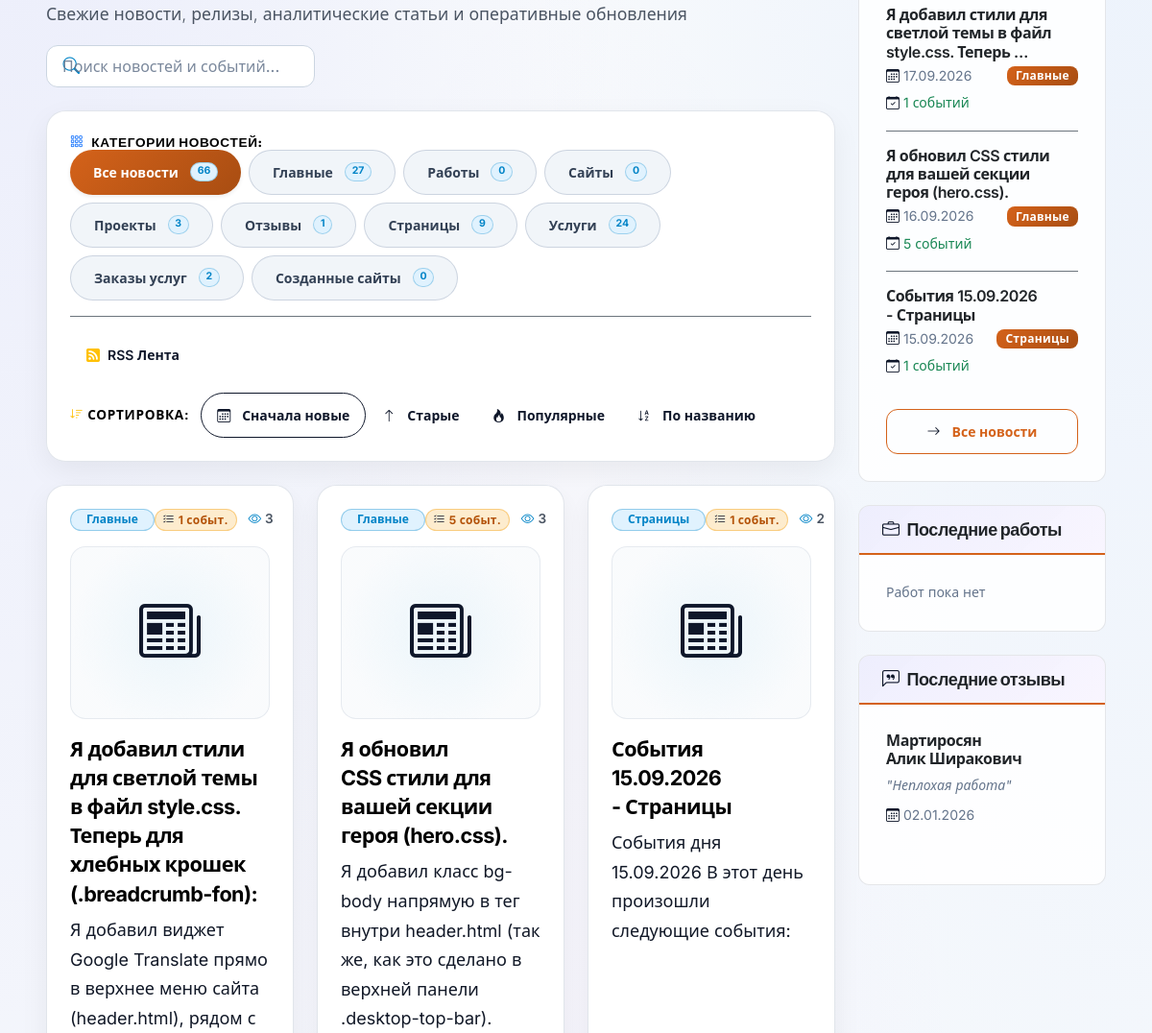
The page /news/ (middle part) on the database as committed earlier.
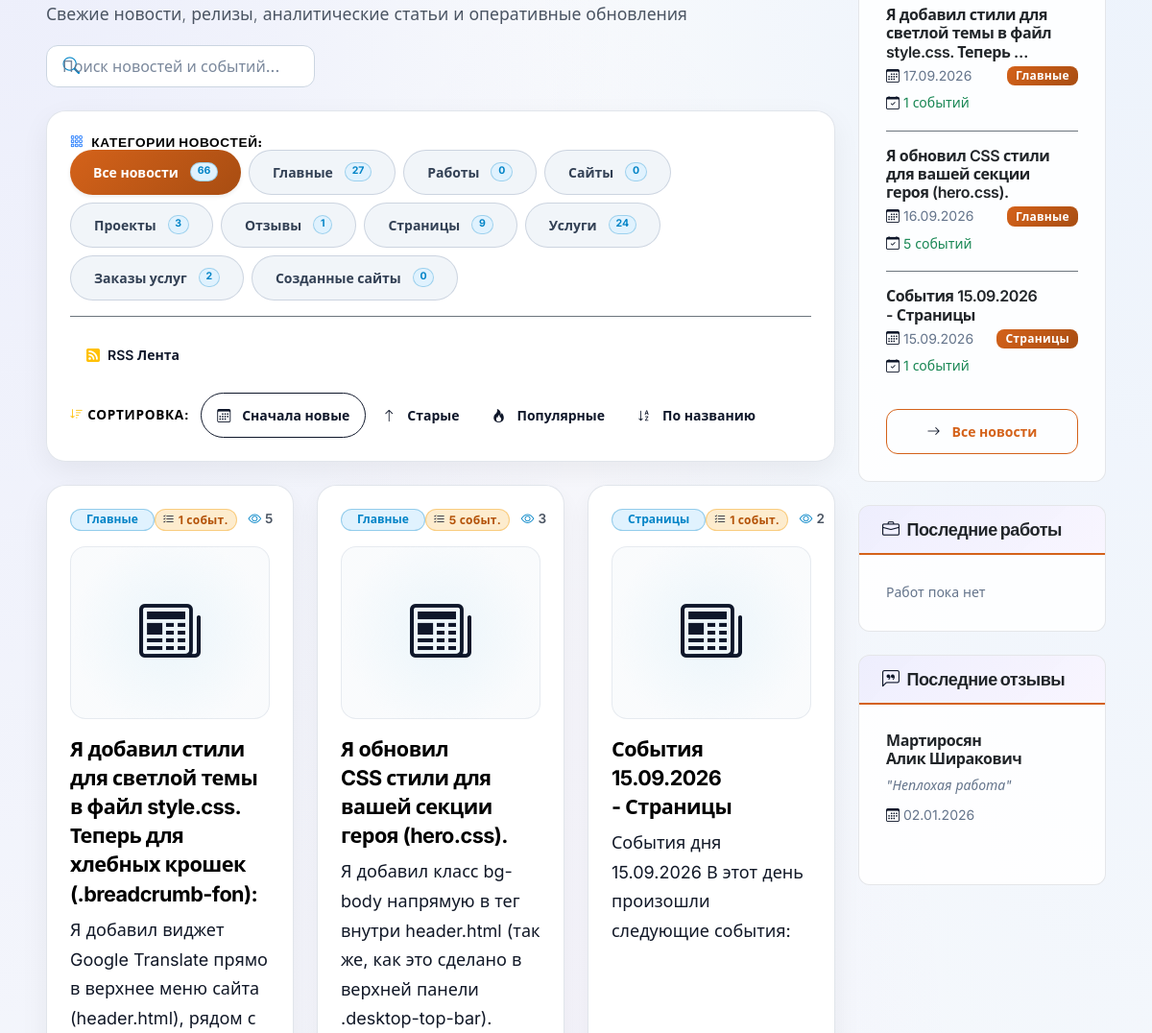
The same page on the database as committed later.
### news/models.py (models this page shows, shortened)
class NewsCategory(ActiveModel, SEOModel, HeaderModel):
    name = models.CharField(max_length=100, verbose_name="Название")
    slug = models.SlugField(unique=True, verbose_name="URL")
    logo = models.ImageField(upload_to=RenameUploadTo("news/categories/"), verbose_name="Логотип")
    description = models.TextField(verbose_name="Описание")
    content = HTMLField(verbose_name="Описание на странице", default="<p>Описание</p>")
    order = models.IntegerField(default=0, verbose_name="Порядок")
    class Meta:
        verbose_name = "Категория новостей"
        verbose_name_plural = "Категории новостей"
        ordering = ["order", "name"]

class News(ActiveModel, SEOModel, TimestampModel):
    title = models.CharField(max_length=200, verbose_name="Заголовок")
    slug = models.SlugField(unique=True, verbose_name="URL")
    category = models.ForeignKey(
        NewsCategory, on_delete=models.CASCADE, verbose_name="Категория"
    )
    news_date = models.DateField(
        default=timezone.now,
        verbose_name="Дата новости",
        help_text="Дата, к которой относятся события (год, месяц, день)"
    )
    image = models.ImageField(
        upload_to=RenameUploadTo("news/images/"),
        verbose_name="Изображение",
        blank=True,
        null=True
    )
    content = HTMLField(verbose_name="Контент", default="<p>Контент сайта</p>")
    views = models.IntegerField(default=0, verbose_name="Просмотры")
    class Meta:
        verbose_name = "Новость"
        verbose_name_plural = "Новости"
        ordering = ["-news_date", "-created_at"]
        unique_together = [['category', 'news_date']]

### reviews/models.py (models this page shows, shortened)
class Review(TimestampModel):
    STATUS_CHOICES = (
        ("pending", "На модерации"),
        ("approved", "Одобрено"),
        ("rejected", "Отклонено"),
    )
    full_name = models.CharField(max_length=200, verbose_name="ФИО")
    phone = models.CharField(max_length=20, verbose_name="Телефон")
    email = models.EmailField(verbose_name="Email")
    content = models.TextField(verbose_name="Текст отзыва")
    status = models.CharField(
        max_length=10, choices=STATUS_CHOICES, default="pending", verbose_name="Статус"
    )
    class Meta:
        verbose_name = "Отзыв"
        verbose_name_plural = "Отзывы"
        ordering = ["-created_at"]

### news/views.py (the view, shortened to what this page needs)
# urls.py: path("", views.news_list, name="list"),  # news:list
def news_list(request):
    order_field, current_sort = _get_sort_param(request)
    categories = NewsCategory.objects.filter(is_active=True).annotate(
        news_count=Count("news", filter=Q(news__is_active=True))
    )
    category_slug = request.GET.get("category")
    selected_category = None
    if category_slug:
        selected_category = categories.filter(slug=category_slug).first()
    news_queryset = (
        News.objects.filter(is_active=True)
        .select_related("category")
        .prefetch_related(
            Prefetch("events", queryset=DailyEvent.objects.order_by("order", "-created_at"))
        )
        .annotate(events_count=Count("events"))
    )
    if selected_category:
        news_queryset = news_queryset.filter(category=selected_category)
    news_queryset = news_queryset.order_by(order_field, "-created_at")
    search_query = request.GET.get("q", "").strip()
    total_news_count = News.objects.filter(is_active=True).count()
    has_active_filters = bool(selected_category or search_query or (current_sort and current_sort != "date_desc"))
    selected_sort_label = SORT_LABELS.get(current_sort, "") if current_sort and current_sort != "date_desc" else ""
    paginator = Paginator(news_queryset, 12)
    page = request.GET.get("page")
    try:
        news_list = paginator.page(page)
    except PageNotAnInteger:
        news_list = paginator.page(1)
    except EmptyPage:
        news_list = paginator.page(paginator.num_pages)
    grouped_news = _group_news_by_date(news_list)
    return render(
        request,
        "news/list.html",
        {
            "news_list": news_list,
            "grouped_news": grouped_news,
            "categories": categories,
            "selected_category": selected_category,
            "current_category": selected_category,
            "latest_news": get_latest_news(),
            "current_sort": current_sort,
            "selected_sort_label": selected_sort_label,
            "search_query": search_query,
            "has_active_filters": has_active_filters,
            "total_news_count": total_news_count,
        },
    )

### news/templates/news/list.html (shortened to what this page needs)
{% extends 'base.html' %}
{% load static news_extras %}
{% block extra_css %}
<link href="{% static 'news/css/news.css' %}" rel="stylesheet">
{% endblock %}
{% block content %}
<div class="news-page-container row">
    <div class="col-12 text-left mb-4 animate-left">
        <div class="d-flex justify-content-between align-items-end flex-wrap gap-3">
            <div>
                <p class="lead text-subtle mb-0">
                    {% if selected_category and selected_category.description %}
                        {{ selected_category.description }}
                    {% elif search_query %}
                        Результаты поиска по запросу «{{ search_query }}» (найдено: {{ news_list.paginator.count }})
                    {% elif target_date %}
                        Все публикации и хронология событий за выбранную дату
                    {% else %}
                        Свежие новости, релизы, аналитические статьи и оперативные обновления
                    {% endif %}
                </p>
            </div>
            <div class="news-search-wrapper position-relative" style="min-width: 280px; max-width: 400px;">
                <form method="get" action="{% url 'news:search' %}" class="d-flex align-items-center">
                    <input type="text" name="q" value="{{ search_query }}" class="form-control news-search-input py-2 shadow-none" placeholder="Поиск новостей и событий...">
                </form>
            </div>
        </div>
    </div>
    <div class="col-12 mb-4 animate-left">
        <div class="news-filter-card p-4">
            <div class="d-flex flex-column gap-3">
                <div>
                    <div class="d-flex align-items-center justify-content-between mb-2.5">
                        <h6 class="news-filter-title text-uppercase letter-spacing-1 mb-0">
                            <i class="bi bi-grid-3x3-gap me-2 text-primary"></i>Категории новостей:
                        </h6>
                    </div>
                    <div class="d-flex flex-wrap gap-2">
                        <a href="{% url 'news:list' %}"
                           class="btn news-cat-btn rounded-pill px-3.5 py-1.5 {% if not selected_category and not target_date %}btn-primary shadow-sm{% else %}btn-cat-inactive{% endif %}">
                            Все новости <span class="badge rounded-pill badge-cat ms-1">{{ categories|sum_news_count }}</span>
                        </a>
                        {% for cat in categories %}
                        <a href="{% url 'news:by_category' cat.slug %}"
                           class="btn news-cat-btn rounded-pill px-3.5 py-1.5 {% if selected_category and selected_category.slug == cat.slug %}btn-primary shadow-sm{% else %}btn-cat-inactive{% endif %}">
                            {{ cat.name }}
                            <span class="badge rounded-pill badge-cat ms-1">{{ cat.news_count }}</span>
                        </a>
                        {% endfor %}
                    </div>
                </div>
                <div class="pt-3 border-top border-secondary border-opacity-30 d-flex justify-content-between align-items-center flex-wrap gap-3">
                    <div class="d-flex align-items-center flex-wrap gap-2">
                        <a href="{% url 'news:feed' %}" class="btn btn-sm news-dropdown-btn rounded-pill px-3 text-decoration-none" title="RSS лента новостей" target="_blank">
                            <i class="bi bi-rss-fill text-warning me-1.5"></i>RSS Лента
                        </a>
                    </div>
                    <div class="d-flex align-items-center gap-2">
                        <span class="news-filter-title text-uppercase letter-spacing-1 me-1">
                            <i class="bi bi-sort-down me-1 text-warning"></i>Сортировка:
                        </span>
                        <div class="d-flex flex-wrap gap-1.5" role="group">
                            <a href="?{% param_replace sort='date_desc' page=None %}"
                               class="btn btn-sm news-sort-btn rounded-pill px-3 {% if current_sort == 'date_desc' or not current_sort %}active{% endif %}" title="Сначала новые">
                                <i class="bi bi-calendar3 me-1"></i> Сначала новые
                            </a>
                            <a href="?{% param_replace sort='date_asc' page=None %}"
                               class="btn btn-sm news-sort-btn rounded-pill px-3 {% if current_sort == 'date_asc' %}active{% endif %}" title="Сначала старые">
                                <i class="bi bi-arrow-up me-1"></i> Старые
                            </a>
                            <a href="?{% param_replace sort='views_desc' page=None %}"
                               class="btn btn-sm news-sort-btn rounded-pill px-3 {% if current_sort == 'views_desc' %}active{% endif %}" title="По популярности">
                                <i class="bi bi-fire me-1"></i> Популярные
                            </a>
                            <a href="?{% param_replace sort='title_asc' page=None %}"
                               class="btn btn-sm news-sort-btn rounded-pill px-3 {% if current_sort == 'title_asc' %}active{% endif %}" title="По названию">
                                <i class="bi bi-sort-alpha-down me-1"></i> По названию
                            </a>
                        </div>
                    </div>
                </div>
            </div>
        </div>
    </div>
    <div class="col-12">
        <div class="row g-4">
            {% for news in news_list %}
            <div class="col-lg-4 col-md-6">
                <div class="news-card-modern p-4 h-100 d-flex flex-column position-relative">
                    <div class="d-flex justify-content-between align-items-center mb-3 position-relative z-2">
                        {% if news.category %}
                        <a href="{% url 'news:by_category' news.category.slug %}" class="badge badge-category px-3 py-1.5 rounded-pill text-decoration-none small fw-semibold">
                            {{ news.category.name }}
                        </a>
                        {% else %}
                        <span></span>
                        {% endif %}
                        <div class="d-flex align-items-center gap-2">
                            {% if news.events_count > 0 %}
                            <span class="badge badge-popular rounded-pill px-2.5 py-1 small" title="События дня">
                                <i class="bi bi-list-check me-1"></i>{{ news.events_count }} событ.
                            </span>
                            {% endif %}
                            <span class="views-count-badge small d-inline-flex align-items-center ms-1" title="Количество просмотров">
                                <i class="bi bi-eye me-1"></i>{{ news.views }}
                            </span>
                        </div>
                    </div>
                    <div class="news-card-icon-wrapper mb-3 overflow-hidden position-relative" style="height: 180px;">
                        {% if news.image %}
                            <img src="{{ news.image.url }}" alt="{{ news.title }}" class="news-card-img object-fit-cover w-100 h-100">
                        {% else %}
                            <div class="d-flex align-items-center justify-content-center h-100 w-100 text-primary text-center">
                                <i class="bi bi-newspaper display-3 opacity-90"></i>
                            </div>
                        {% endif %}
                    </div>
                    <h3 class="news-card-title mb-2">
                        <a href="{% url 'news:detail' news.slug %}">
                            {{ news.title }}
                        </a>
                    </h3>
                    <p class="news-desc mb-3 flex-grow-1">
                        {{ news.meta_description|default:news.content|striptags|truncatewords:18 }}
                    </p>
                </div>
            </div>
            {% endfor %}
        </div>
    </div>
</div>
{% endblock %}

### templates/includes/sidebar/block_news.html (shortened to what this page needs)
<div class="sidebar-card mb-4">
    <div class="card-body">
        {% for latest in latest_news %}
        <div class="mb-3 pb-3 {% if not forloop.last %}border-bottom border-secondary{% endif %}">
            <h6 class="fw-semibold mb-1">
                <a href="{% url 'news:detail' latest.slug %}" class="text-body text-decoration-none hover-primary">
                    {{ latest.title|truncatewords:10 }}
                </a>
            </h6>
            <div class="d-flex justify-content-between align-items-center">
                <small class="text-muted">
                    <i class="bi bi-calendar3 me-1"></i>{{ latest.news_date|date:"d.m.Y" }}
                </small>
                <span class="badge badge-category-name bg-primary">
                    {{ latest.category.name }}
                </span>
            </div>
            {% if latest.events.count > 0 %}
            <div class="mt-1">
                <small class="text-success">
                    <i class="bi bi-calendar-check me-1"></i>{{ latest.events.count }} событий
                </small>
            </div>
            {% endif %}
        </div>
        {% empty %}
        <p class="text-muted mb-0 small">Новости пока не опубликованы</p>
        {% endfor %}
        {% if latest_news %}
        <div class="text-center mt-2">
            <a href="{% url 'news:list' %}" class="btn btn-sm btn-outline-primary w-100">
                <i class="bi bi-arrow-right me-1"></i>Все новости
            </a>
        </div>
        {% endif %}
    </div>
</div>

### templates/includes/sidebar/block_reviews.html
<div class="sidebar-card mb-4">
    <div class="sidebar-header">
        <h5 class="mb-0 text-body"><i class="bi bi-chat-left-quote me-2"></i>Последние отзывы</h5>
    </div>
    <div class="card-body">
        {% for review in latest_reviews %}
        <div class="mb-3 pb-3 {% if not forloop.last %}border-bottom border-secondary{% endif %}">
            <h6 class="fw-semibold mb-1">
                <a href="{% url 'reviews:list' %}" class="text-body text-decoration-none">
                    {{ review.full_name }}
                </a>
            </h6>
            <div class="mb-2">
                <small class="text-muted fst-italic">
                    "{{ review.content|truncatewords:10 }}"
                </small>
            </div>
            <div class="d-flex justify-content-between align-items-center">
                <small class="text-muted">
                    <i class="bi bi-calendar3 me-1"></i>{{ review.created_at|date:"d.m.Y" }}
                </small>
            </div>
        </div>
        {% empty %}
        <p class="text-muted mb-0 small">Отзывов пока нет</p>
        {% endfor %}
    </div>
</div>

Rows that differ between the two databases and show on the page:
changed News "Я добавил стили для светлой темы в файл style.css. Теперь …": views "3" → "5"
